Frame 1 (no input): blank canvas, image omitted
Frame 60 (no input): blank canvas, image omitted
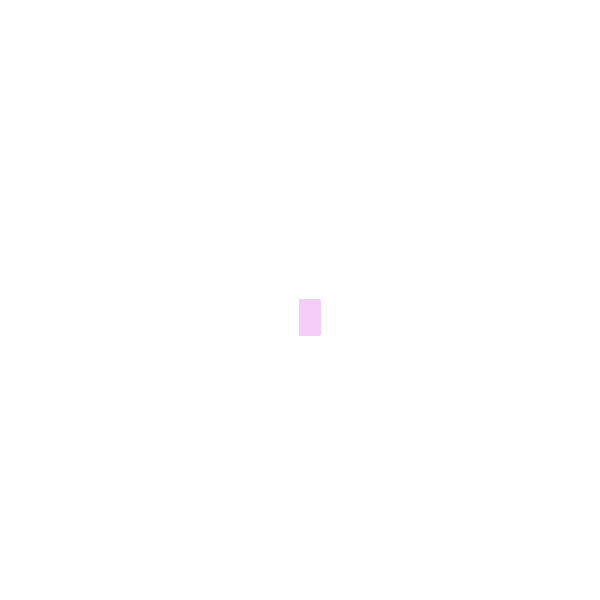
Frame 120 (the mouse pressed at the canvas centre since frame 60)

The p5.js sketch whose frames 1 and 60 were blank and that drew this single picture after the mouse press (run headless with seeded random() and noise() and a simulated clock; from frame 60 on, the mouse is pressed at the canvas centre):

// p5.js sketch
// ── sketch.js
function setup() {
    createCanvas(600, 600);
    background("white");
  }
  
  function draw() {
    stroke("rgb(244,204,247)");
    fill("rgb(244,204,247)");
  
    if(mouseIsPressed){
      rect(mouseX, mouseY, 20, 35);
    }
    
  }
